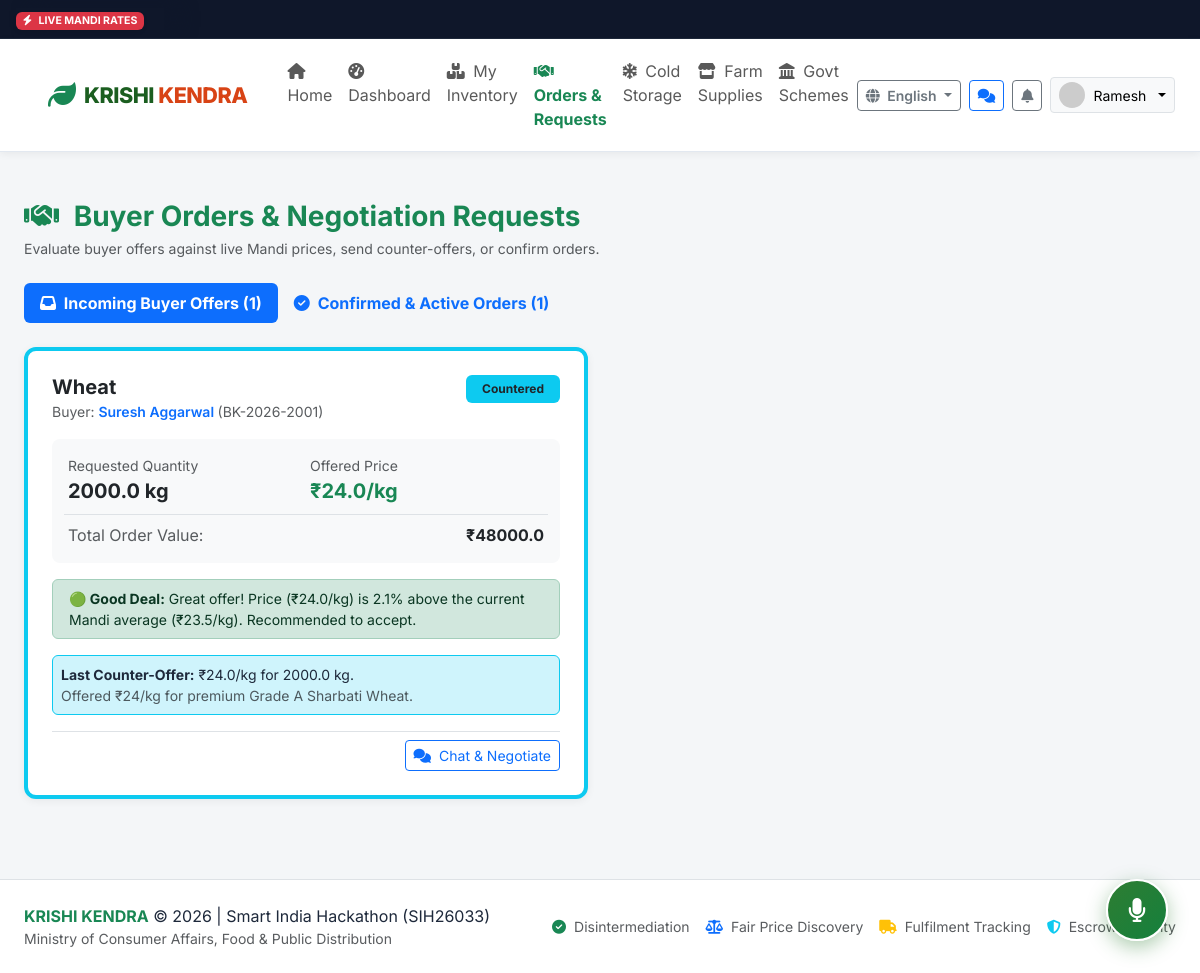
The page /farmer/orders (signed in) on the database its author committed.
### app/models.py (models this page shows, shortened)
class User(db.Model):
    __tablename__ = 'users'
    id = db.Column(db.Integer, primary_key=True)
    custom_id = db.Column(db.String(32), unique=True, nullable=False, index=True) # e.g. FK-2026-1001, BK-2026-2001, ADM-001
    phone = db.Column(db.String(15), unique=True, nullable=False, index=True)
    password_hash = db.Column(db.String(255), nullable=True)
    role = db.Column(db.String(20), nullable=False, default='farmer') # farmer, buyer, admin
    name = db.Column(db.String(120), nullable=False)
    profile_image = db.Column(db.String(255), default='default_avatar.png')
    preferred_language = db.Column(db.String(10), default='en') # en, hi, mr, ta, te
    is_verified = db.Column(db.Boolean, default=False)
    verification_status = db.Column(db.String(20), default='none') # none, pending, approved, rejected
    gov_id_type = db.Column(db.String(50), nullable=True) # Aadhaar, Voter Card, Kisan Credit Card
    gov_id_masked = db.Column(db.String(50), nullable=True) # e.g. "XXXX-XXXX-1234" (Never store full plaintext)
    verification_doc = db.Column(db.String(255), nullable=True)
    verification_rejection_reason = db.Column(db.String(255), nullable=True)
    is_active = db.Column(db.Boolean, default=True)
    created_at = db.Column(db.DateTime, default=datetime.utcnow)
    updated_at = db.Column(db.DateTime, default=datetime.utcnow, onupdate=datetime.utcnow)
    farmer_profile = db.relationship('FarmerProfile', backref='user', uselist=False, cascade='all, delete-orphan')
    buyer_profile = db.relationship('BuyerProfile', backref='user', uselist=False, cascade='all, delete-orphan')
    inventories = db.relationship('Inventory', backref='farmer', lazy='dynamic', cascade='all, delete-orphan')
    requirements = db.relationship('Requirement', backref='buyer', lazy='dynamic', cascade='all, delete-orphan')
    notifications = db.relationship('Notification', backref='user', lazy='dynamic', cascade='all, delete-orphan')

class Offer(db.Model):
    __tablename__ = 'offers'
    id = db.Column(db.Integer, primary_key=True)
    requirement_id = db.Column(db.Integer, db.ForeignKey('requirements.id', ondelete='SET NULL'), nullable=True)
    inventory_id = db.Column(db.Integer, db.ForeignKey('inventories.id', ondelete='SET NULL'), nullable=True)
    buyer_id = db.Column(db.Integer, db.ForeignKey('users.id'), nullable=False)
    farmer_id = db.Column(db.Integer, db.ForeignKey('users.id'), nullable=False)
    product_name = db.Column(db.String(100), nullable=False)
    quantity = db.Column(db.Float, nullable=False)
    unit = db.Column(db.String(20), default='kg')
    offered_price_per_unit = db.Column(db.Float, nullable=False)
    total_amount = db.Column(db.Float, nullable=False)
    offered_by_role = db.Column(db.String(20), default='buyer') # 'buyer' (direct request) or 'farmer' (response to requirement)
    status = db.Column(db.String(30), default='pending') # pending, countered, accepted, rejected, ordered
    counter_price_per_unit = db.Column(db.Float, nullable=True)
    counter_quantity = db.Column(db.Float, nullable=True)
    counter_notes = db.Column(db.Text, nullable=True)
    last_action_by = db.Column(db.String(20), default='buyer')
    notes = db.Column(db.Text, default='')
    created_at = db.Column(db.DateTime, default=datetime.utcnow)
    updated_at = db.Column(db.DateTime, default=datetime.utcnow, onupdate=datetime.utcnow)
    buyer = db.relationship('User', foreign_keys=[buyer_id], backref='buyer_offers')
    farmer = db.relationship('User', foreign_keys=[farmer_id], backref='farmer_offers')

### app/routes/farmer.py (the view)
@farmer_bp.route('/orders')
@farmer_required
def orders():
    user = g.user
    incoming_offers = Offer.query.filter_by(farmer_id=user.id).order_by(Offer.created_at.desc()).all()
    confirmed_orders = Order.query.filter_by(farmer_id=user.id).order_by(Order.created_at.desc()).all()
    offer_analyses = {}
    for offer in incoming_offers:
        district = user.farmer_profile.district if user.farmer_profile else 'Nashik'
        analysis = DealAnalysisService.analyze_offer(
            commodity_name=offer.product_name,
            offered_price_per_unit=offer.offered_price_per_unit if offer.status != 'countered' else (offer.counter_price_per_unit or offer.offered_price_per_unit),
            unit=offer.unit,
            district=district
        )
        offer_analyses[offer.id] = analysis
    return render_template(
        'farmer/orders.html',
        incoming_offers=incoming_offers,
        confirmed_orders=confirmed_orders,
        offer_analyses=offer_analyses
    )

### app/templates/farmer/orders.html (shortened to what this page needs)
{% extends "base.html" %}
{% block content %}
<div class="container-fluid px-lg-4 py-3">
  <div class="mb-4">
    <h3 class="fw-bold text-success mb-1"><i class="fas fa-handshake me-2"></i> Buyer Orders & Negotiation Requests</h3>
    <p class="text-muted small">Evaluate buyer offers against live Mandi prices, send counter-offers, or confirm orders.</p>
  </div>
  <ul class="nav nav-pills mb-4" id="orderTabs" role="tablist">
    <li class="nav-item">
      <button class="nav-link active fw-bold" id="offers-tab" data-bs-toggle="pill" data-bs-target="#offersTabContent">
        <i class="fas fa-inbox me-1"></i> Incoming Buyer Offers ({{ incoming_offers|length }})
      </button>
    </li>
    <li class="nav-item">
      <button class="nav-link fw-bold" id="confirmed-tab" data-bs-toggle="pill" data-bs-target="#confirmedTabContent">
        <i class="fas fa-check-circle me-1"></i> Confirmed & Active Orders ({{ confirmed_orders|length }})
      </button>
    </li>
  </ul>
  <div class="tab-content">
    <div class="tab-pane fade show active" id="offersTabContent">
      {% if incoming_offers %}
        <div class="row g-4">
          {% for offer in incoming_offers %}
            {% set analysis = offer_analyses.get(offer.id) %}
            <div class="col-lg-6">
              <div class="k-card h-100 p-4 border-start border-4 {% if offer.status == 'pending' %}border-warning{% elif offer.status == 'countered' %}border-info{% elif offer.status == 'accepted' %}border-success{% else %}border-secondary{% endif %}">
                <div class="d-flex justify-content-between align-items-start mb-2">
                  <div>
                    <h5 class="fw-bold text-dark mb-0">{{ offer.product_name }}</h5>
                    <small class="text-muted">Buyer:
                      <a href="#" class="text-decoration-none trigger-profile-popup fw-semibold text-primary" data-user-id="{{ offer.buyer.id }}">
                        {{ offer.buyer.name }}
                      </a>
                      ({{ offer.buyer.custom_id }})
                    </small>
                  </div>
                  <span class="badge {% if offer.status == 'pending' %}bg-warning text-dark{% elif offer.status == 'countered' %}bg-info text-dark{% elif offer.status == 'accepted' %}bg-success{% else %}bg-secondary{% endif %} px-3 py-2">
                    {{ offer.status.capitalize() }}
                  </span>
                </div>
                <div class="p-3 bg-light rounded-3 my-3">
                  <div class="row g-2">
                    <div class="col-6">
                      <small class="text-muted d-block">Requested Quantity</small>
                      <strong class="fs-5 text-dark">{{ offer.quantity }} {{ offer.unit }}</strong>
                    </div>
                    <div class="col-6">
                      <small class="text-muted d-block">Offered Price</small>
                      <strong class="fs-5 text-success">₹{{ offer.offered_price_per_unit }}/{{ offer.unit }}</strong>
                    </div>
                    <div class="col-12 mt-2 pt-2 border-top">
                      <div class="d-flex justify-content-between">
                        <span class="text-muted">Total Order Value:</span>
                        <strong class="text-dark fs-6">₹{{ offer.total_amount }}</strong>
                      </div>
                    </div>
                  </div>
                </div>
                {% if analysis %}
                  <div class="alert alert-{{ analysis.status == 'good' and 'success' or (analysis.status == 'negotiate' and 'warning' or 'danger') }} py-2 px-3 small mb-3">
                    <strong>{{ analysis.tag }}:</strong> {{ analysis.recommendation }}
                  </div>
                {% endif %}
                {% if offer.status == 'countered' %}
                  <div class="p-2 bg-info-subtle rounded small mb-3 border border-info">
                    <strong>Last Counter-Offer:</strong> ₹{{ offer.counter_price_per_unit }}/{{ offer.unit }} for {{ offer.counter_quantity }} {{ offer.unit }}.
                    {% if offer.counter_notes %}<div class="text-muted">{{ offer.counter_notes }}</div>{% endif %}
                  </div>
                {% endif %}
                <div class="d-flex flex-wrap gap-2 pt-2 border-top">
                  <a href="{{ url_for('chat.start_chat', target_user_id=offer.buyer.id, offer_id=offer.id) }}" class="btn btn-sm btn-outline-primary ms-auto">
                    <i class="fas fa-comments me-1"></i> Chat & Negotiate
                  </a>
                </div>
              </div>
            </div>
          {% endfor %}
        </div>
      {% endif %}
    </div>
  </div>
</div>
{% endblock %}

### app/templates/base.html (shortened to what this page needs)
<!DOCTYPE html>
<html lang="{{ current_lang }}">
<head>
  <link href="https://cdn.jsdelivr.net/npm/bootstrap@5.3.3/dist/css/bootstrap.min.css" rel="stylesheet">
  <link rel="stylesheet" href="https://cdnjs.cloudflare.com/ajax/libs/font-awesome/6.5.1/css/all.min.css">
  <link rel="stylesheet" href="{{ url_for('static', filename='css/style.css') }}">
</head>
<body class="{% if current_user and current_user.role == 'farmer' %}theme-farmer{% elif current_user and current_user.role == 'buyer' %}theme-buyer{% elif current_user and current_user.role == 'admin' %}theme-admin{% endif %}">
  <div class="mandi-ticker">
    <div class="mandi-ticker-badge">
      <span class="badge bg-danger shadow-sm"><i class="fas fa-bolt me-1"></i> LIVE MANDI RATES</span>
    </div>
    <div class="mandi-ticker-track">
      <div class="ticker-wrap">
      </div>
    </div>
  </div>
  <nav class="navbar navbar-expand-lg navbar-krishi sticky-top">
    <div class="container-fluid px-lg-4">
      <a class="navbar-brand d-flex align-items-center" href="{{ url_for('main.index') }}">
        <i class="fas fa-leaf text-success fs-3 me-2"></i>
        <div class="brand-title">
          KRISHI <span>KENDRA</span>
        </div>
      </a>
      <div class="collapse navbar-collapse" id="navbarKrishiContent">
        <ul class="navbar-nav me-auto mb-2 mb-lg-0 ms-lg-3">
          <li class="nav-item">
            <a class="nav-link {% if request.endpoint == 'main.index' %}active fw-bold{% endif %}" href="{{ url_for('main.index') }}"><i class="fas fa-home me-1"></i> <span data-i18n="nav_home">Home</span></a>
          </li>
          {% if current_user %}
            {% if current_user.role == 'farmer' %}
              <li class="nav-item">
                <a class="nav-link " href="{{ url_for('farmer.dashboard') }}"><i class="fas fa-tachometer-alt me-1"></i> <span data-i18n="nav_dashboard"></span></a>
              </li>
              <li class="nav-item">
                <a class="nav-link " href="{{ url_for('farmer.inventory') }}"><i class="fas fa-boxes me-1"></i> <span data-i18n="nav_inventory"></span></a>
              </li>
              <li class="nav-item">
                <a class="nav-link {% if request.endpoint == 'farmer.orders' %}active text-success fw-bold{% endif %}" href="{{ url_for('farmer.orders') }}"><i class="fas fa-handshake me-1"></i> <span data-i18n="nav_orders">Orders</span></a>
              </li>
            {% elif current_user.role == 'admin' %}
              <li class="nav-item">
                <a class="nav-link {% if 'admin.' in (request.endpoint or '') %}active text-primary fw-bold{% endif %}" href="{{ url_for('admin.dashboard') }}"><i class="fas fa-shield-alt me-1"></i> Admin Portal</a>
              </li>
            {% endif %}
          {% endif %}
          <li class="nav-item">
            <a class="nav-link " href="{{ url_for('cold_storage.index') }}"><i class="fas fa-snowflake me-1"></i> <span data-i18n="nav_cold_storage"></span></a>
          </li>
          <li class="nav-item">
            <a class="nav-link " href="{{ url_for('marketplace.index') }}"><i class="fas fa-store me-1"></i> <span data-i18n="nav_marketplace"></span></a>
          </li>
          <li class="nav-item">
            <a class="nav-link {% if 'schemes.' in (request.endpoint or '') %}active fw-bold{% endif %}" href="{{ url_for('schemes.index') }}"><i class="fas fa-landmark me-1"></i> <span data-i18n="nav_schemes">Govt Schemes</span></a>
          </li>
        </ul>
        <div class="d-flex align-items-center gap-2">
          <div class="dropdown">
            <button class="btn btn-sm btn-outline-secondary dropdown-toggle fw-semibold" type="button" data-bs-toggle="dropdown">
              <i class="fas fa-globe me-1"></i> {{ available_languages.get(current_lang, 'Language') }}
            </button>
          </div>
          {% if current_user %}
            <a href="{{ url_for('chat.chat_list') }}" class="btn btn-sm btn-outline-primary position-relative" title="Conversations & Offers">
              <i class="fas fa-comments"></i>
            </a>
            <div class="dropdown">
              <button class="btn btn-sm btn-outline-secondary position-relative" type="button" data-bs-toggle="dropdown" title="Notifications">
                <i class="fas fa-bell"></i>
              </button>
            </div>
            <div class="dropdown">
              <button class="btn btn-sm btn-light border dropdown-toggle d-flex align-items-center gap-2" type="button" data-bs-toggle="dropdown">
                <img src="{% if current_user.profile_image and current_user.profile_image != 'default_avatar.png' %}{{ url_for('static', filename='uploads/' + current_user.profile_image) }}{% else %}https://ui-avatars.com/api/?name={{ current_user.name }}&background=2e7d32&color=fff{% endif %}" alt="Avatar" class="rounded-circle" width="26" height="26">
                <span>{{ current_user.name.split()[0] }}</span>
              </button>
            </div>
          {% endif %}
        </div>
      </div>
    </div>
  </nav>
  <main class="py-3">
    {% block content %}{% endblock %}
  </main>
  <div class="voice-assistant-fab" id="voiceAssistantFab" title="Click to speak or chat with Krishi Mitra AI Copilot">
    <i class="fas fa-microphone fs-4"></i>
  </div>
  <footer class="bg-white border-top py-4 mt-5">
    <div class="container-fluid px-lg-4 d-flex flex-column flex-md-row justify-content-between align-items-center gap-3">
      <div>
        <span class="fw-bold text-success">KRISHI KENDRA</span> &copy; 2026 | Smart India Hackathon (SIH26033)
        <div class="text-muted small">Ministry of Consumer Affairs, Food & Public Distribution</div>
      </div>
      <div class="d-flex gap-3 small text-muted">
        <span><i class="fas fa-check-circle text-success me-1"></i> Disintermediation</span>
        <span><i class="fas fa-balance-scale text-primary me-1"></i> Fair Price Discovery</span>
        <span><i class="fas fa-truck text-warning me-1"></i> Fulfilment Tracking</span>
        <span><i class="fas fa-shield-alt text-info me-1"></i> Escrow Security</span>
      </div>
    </div>
  </footer>
</body>
</html>

### rows shown on the page
User: name "Ramesh"
Offer: product_name "Wheat", buyer.name "Suresh Aggarwal", buyer.custom_id "BK-2026-2001", status "Countered", quantity "2000.0", unit "kg", offered_price_per_unit "24.0", total_amount "48000.0", tag "🟢 Good Deal", recommendation "Great offer! Price (₹24.0/kg) is 2.1% above the current Mandi average (₹23.5/kg). Recommended to accept.", counter_price_per_unit "24.0", counter_quantity "2000.0", counter_notes "Offered ₹24/kg for premium Grade A Sharbati Wheat."

### other values the page prints
{{ available_languages.get(current_lang, 'Language') }} "English"
{{ incoming_offers|length }} "1"
{{ confirmed_orders|length }} "1"
